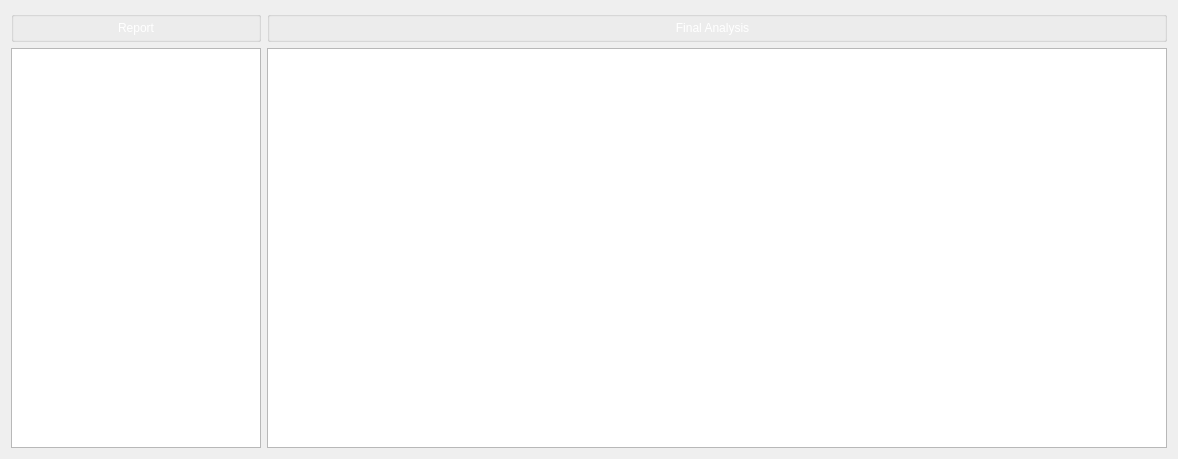
         <widget class="QWidget" name="tabAnalysis">
          <attribute name="title">
           <string>Report</string>
          </attribute>
          <layout class="QGridLayout" name="gridLayout">
           <item row="0" column="0">
            <widget class="QGroupBox" name="gboxBrain_12">
             <property name="title">
              <string/>
             </property>
             <layout class="QHBoxLayout" name="horizontalLayout_4">
              <property name="topMargin">
               <number>0</number>
              </property>
              <property name="bottomMargin">
               <number>0</number>
              </property>
              <item>
               <widget class="QLabel" name="lblReport">
                <property name="text">
                 <string>&lt;html&gt;&lt;head/&gt;&lt;body&gt;&lt;p align=&quot;center&quot;&gt;&lt;span style=&quot; color:#ffffff;&quot;&gt;Report&lt;/span&gt;&lt;/p&gt;&lt;/body&gt;&lt;/html&gt;</string>
                </property>
               </widget>
              </item>
             </layout>
            </widget>
           </item>
           <item row="0" column="1">
            <widget class="QGroupBox" name="gboxBrain_11">
             <property name="title">
              <string/>
             </property>
             <layout class="QHBoxLayout" name="horizontalLayout_5">
              <property name="leftMargin">
               <number>0</number>
              </property>
              <property name="topMargin">
               <number>0</number>
              </property>
              <property name="bottomMargin">
               <number>0</number>
              </property>
              <item>
               <widget class="QLabel" name="lblAnalysis">
                <property name="text">
                 <string>&lt;html&gt;&lt;head/&gt;&lt;body&gt;&lt;p align=&quot;center&quot;&gt;&lt;span style=&quot; color:#ffffff;&quot;&gt;Final Analysis&lt;/span&gt;&lt;/p&gt;&lt;/body&gt;&lt;/html&gt;</string>
                </property>
               </widget>
              </item>
             </layout>
            </widget>
           </item>
           <item row="1" column="0">
            <widget class="QTextBrowser" name="txtReport">
             <property name="maximumSize">
              <size>
               <width>250</width>
               <height>16777215</height>
              </size>
             </property>
             <property name="html">
              <string>&lt;!DOCTYPE HTML PUBLIC &quot;-//W3C//DTD HTML 4.0//EN&quot; &quot;http://www.w3.org/TR/REC-html40/strict.dtd&quot;&gt;
&lt;html&gt;&lt;head&gt;&lt;meta name=&quot;qrichtext&quot; content=&quot;1&quot; /&gt;&lt;style type=&quot;text/css&quot;&gt;
p, li { white-space: pre-wrap; }
&lt;/style&gt;&lt;/head&gt;&lt;body style=&quot; font-family:'MS Shell Dlg 2'; font-size:8pt; font-weight:400; font-style:normal;&quot;&gt;
&lt;p style=&quot; margin-top:0px; margin-bottom:0px; margin-left:0px; margin-right:0px; -qt-block-indent:0; text-indent:0px;&quot;&gt;&lt;span style=&quot; font-family:'Ubuntu'; font-size:10pt; color:#ffffff;&quot;&gt;Final Report :&lt;/span&gt;&lt;/p&gt;&lt;/body&gt;&lt;/html&gt;</string>
             </property>
            </widget>
           </item>
           <item row="1" column="1">
            <widget class="PhotoViewer" name="viewReport">
             <property name="sizePolicy">
              <sizepolicy hsizetype="Preferred" vsizetype="Expanding">
               <horstretch>0</horstretch>
               <verstretch>0</verstretch>
              </sizepolicy>
             </property>
             <property name="minimumSize">
              <size>
               <width>900</width>
               <height>400</height>
              </size>
             </property>
            </widget>
           </item>
          </layout>
         </widget>
